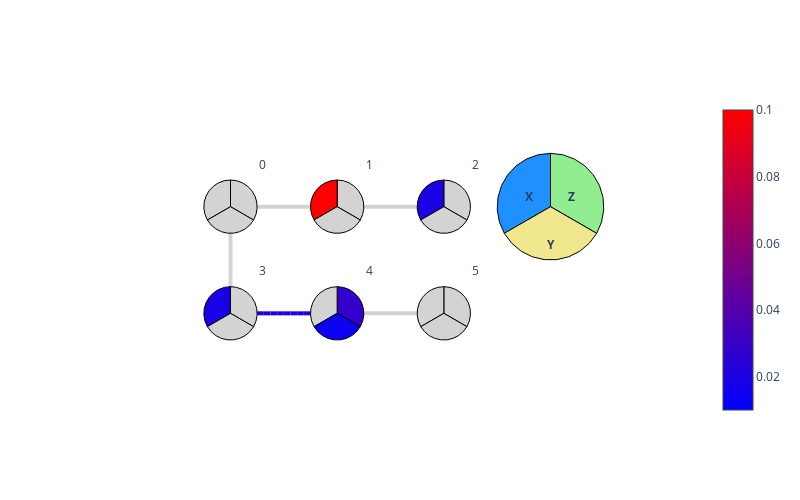

The code cell stored with this chart in its notebook:
### Code cell
from qiskit import QuantumCircuit
from qiskit.quantum_info import PauliList
from qiskit_ibm_runtime.utils.embeddings import Embedding
from qiskit_ibm_runtime.utils.noise_learner_result import LayerError, PauliLindbladError
 
# A five-qubit 1-D embedding with nearest neighbouring connectivity
coordinates1 = [(0, 0), (0, 1), (0, 2), (0, 3), (0, 4), (0, 5)]
coupling_map1 = [(0, 1), (1, 2), (2, 3), (3, 4), (4, 5)]
embedding1 = Embedding(coordinates1, coupling_map1)
 
# A six-qubit horseshoe-shaped embedding with nearest neighbouring connectivity
coordinates2 = [(0, 0), (0, 1), (0, 2), (1, 0), (1, 1), (1, 2)]
coupling_map2 = [(0, 1), (1, 2), (0, 3), (3, 4), (4, 5)]
embedding2 = Embedding(coordinates2, coupling_map2)
 
# A LayerError object
circuit = QuantumCircuit(4)
qubits = [1, 2, 3, 4]
generators = PauliList(["IIIX", "IIXI", "IXII", "YIII", "ZIII", "XXII", "ZZII"])
rates = [0.10, 0.01, 0.01, 0.005, 0.02, 0.01, 0.01]
error = PauliLindbladError(generators, rates)
layer_error = LayerError(circuit, qubits, error)
 
# Draw the layer error on embedding1
layer_error.draw_map(embedding1)
 
# Draw the layer error on embedding2
layer_error.draw_map(embedding2)
